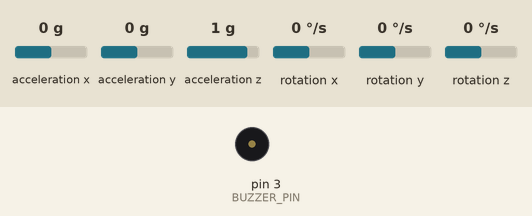
Simulated run of this sketch. Board: Arduino Uno, built with avr-gcc and run on an emulated ATmega328P. On the bench: buzzer (waves = sounding, pin HIGH). Wiring (inferred from the names in the program): MPU-6050 motion sensor at I2C address 0x68. The test bench sets the inputs (shaded band); at power-on: acceleration y 0 g, acceleration x 0 g, acceleration z 1 g, rotation x 0 °/s, rotation y 0 °/s, rotation z 0 °/s. What the sketch prints to the serial monitor is not drawn.

Above: at 3.4 s.
3.5 s: acceleration y set to 0.8 g
5.1 s: acceleration y set to 0.4 g
At 6.9 s:
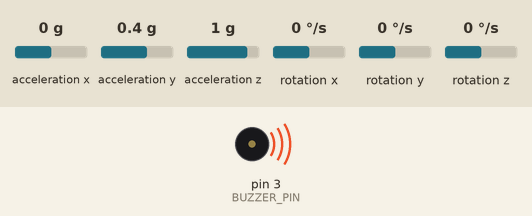
8.1 s: acceleration y set to 0.1 g
At 8.9 s:
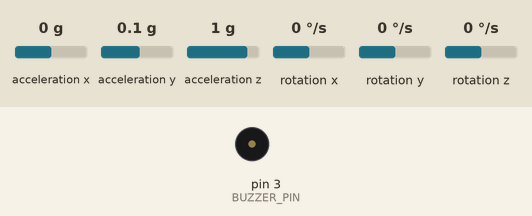
Timing chart, 0 to 11.1 s (numbered marks = the images above; inputs shaded):
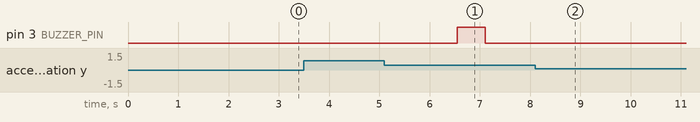

The sketch:

posture_monitor_v2.ino
```cpp
/*
 * Posture Monitor V2 - C7 Vertebrae Mounted Head Position Tracker
 *
 * Hardware:
 *   - MPU6050 (accelerometer + gyroscope)
 *   - Buzzer on pin 3
 *   - Mounted on C7 vertebrae (base of neck)
 *
 * Features:
 *   - Multi-axis position tracking (pitch, roll, yaw rate)
 *   - Configurable alert patterns for different postures
 *   - Timestamped JSON output for future app integration
 *   - Calibration support (neutral position baseline)
 */

#include <Wire.h>

// ============================================================================
// HARDWARE CONFIGURATION
// ============================================================================

// MPU6050 I2C address and registers
#define MPU_ADDR 0x68

// Accelerometer registers (measuring gravity direction)
#define ACCEL_XOUT_H 0x3B  // Roll axis (side tilt)
#define ACCEL_YOUT_H 0x3D  // Pitch axis (forward/back)
#define ACCEL_ZOUT_H 0x3F  // Vertical axis

// Gyroscope registers (measuring rotation rate) - for future use
#define GYRO_XOUT_H 0x43
#define GYRO_YOUT_H 0x45
#define GYRO_ZOUT_H 0x47

// Power management
#define PWR_MGMT_1   0x6B

// Buzzer
#define BUZZER_PIN 3

// ============================================================================
// POSTURE DETECTION PARAMETERS
// ============================================================================

// Forward head posture (tech neck) detection
// NOTE: This is RELATIVE to your calibrated neutral position
// Positive value = head forward from neutral
const float FORWARD_SLOUCH_ANGLE = 15.0;   // Pitch threshold (degrees from neutral)
const float HYSTERESIS = 2.0;              // Deadband to prevent flickering

// Side tilt detection (optional - can be enabled later)
const float SIDE_TILT_ANGLE = 15.0;        // Roll threshold (degrees)
const bool ENABLE_SIDE_TILT_ALERT = false; // Currently disabled

// Timing thresholds
const unsigned long SLOUCH_HOLD_MS = 3000;  // Must maintain bad posture for 3s
const unsigned long BUZZER_DURATION_MS = 500; // Buzzer beep length

// Alert patterns
enum AlertPattern {
  ALERT_NONE = 0,
  ALERT_SINGLE_BEEP = 1,    // Forward slouch
  ALERT_DOUBLE_BEEP = 2,    // Side tilt (future)
  ALERT_TRIPLE_BEEP = 3     // Multiple issues (future)
};

// ============================================================================
// STATE VARIABLES
// ============================================================================

// Calibration offsets (neutral position)
float pitchOffset = 0.0;
float rollOffset = 0.0;

// Posture tracking
unsigned long slouchStartTime = 0;
bool buzzerActive = false;
unsigned long buzzerStartTime = 0;
unsigned long lastAlertTime = 0;  // Track last alert to prevent rapid retriggering
AlertPattern currentAlert = ALERT_NONE;

// Alert cooldown (prevent buzzer from retriggering immediately after finishing)
const unsigned long ALERT_COOLDOWN_MS = 5000;  // 5 seconds between alerts

// Output mode selection
enum OutputMode {
  OUTPUT_SERIAL_PLOTTER,  // Arduino plotter format: "pitch:X roll:Y"
  OUTPUT_JSON             // Structured JSON for app parsing
};
OutputMode outputMode = OUTPUT_JSON;  // Default to JSON for future app

// ============================================================================
// SENSOR READING FUNCTIONS
// ============================================================================

// Read a 16-bit signed value from MPU6050 register
int16_t read16(uint8_t reg) {
  Wire.beginTransmission(MPU_ADDR);
  Wire.write(reg);
  Wire.endTransmission(false);
  Wire.requestFrom(MPU_ADDR, (uint8_t)2);
  int16_t high = Wire.read();
  int16_t low = Wire.read();
  return (high << 8) | low;
}

// Read all accelerometer axes
void readAccelerometer(float &ax, float &ay, float &az) {
  int16_t ax_raw = read16(ACCEL_XOUT_H);
  int16_t ay_raw = read16(ACCEL_YOUT_H);
  int16_t az_raw = read16(ACCEL_ZOUT_H);

  // Convert to g-forces (±2g range: 16384 LSB/g)
  ax = ax_raw / 16384.0;
  ay = ay_raw / 16384.0;
  az = az_raw / 16384.0;
}

// Read gyroscope (for future use - rotation rate)
void readGyroscope(float &gx, float &gy, float &gz) {
  int16_t gx_raw = read16(GYRO_XOUT_H);
  int16_t gy_raw = read16(GYRO_YOUT_H);
  int16_t gz_raw = read16(GYRO_ZOUT_H);

  // Convert to degrees/second (±250°/s range: 131 LSB/°/s)
  gx = gx_raw / 131.0;
  gy = gy_raw / 131.0;
  gz = gz_raw / 131.0;
}

// ============================================================================
// POSTURE CALCULATION
// ============================================================================

// Calculate head position angles from accelerometer
void calculatePosture(float ax, float ay, float az, float &pitch, float &roll) {
  // Pitch: forward/backward tilt (looking down/up)
  // When head goes forward, C7 tilts forward -> pitch increases
  pitch = atan2(ay, az) * 180.0 / PI;

  // Roll: left/right tilt (ear to shoulder)
  roll = atan2(ax, az) * 180.0 / PI;

  // Apply calibration offsets
  pitch -= pitchOffset;
  roll -= rollOffset;
}

// ============================================================================
// ALERT LOGIC
// ============================================================================

// Check if current posture requires alerting
bool checkPosture(float pitch, float roll) {
  bool forwardSlouch = (pitch > FORWARD_SLOUCH_ANGLE);
  bool sideTilt = ENABLE_SIDE_TILT_ALERT && (abs(roll) > SIDE_TILT_ANGLE);

  // Determine alert type
  if (forwardSlouch && sideTilt) {
    currentAlert = ALERT_TRIPLE_BEEP;
    return true;
  } else if (sideTilt) {
    currentAlert = ALERT_DOUBLE_BEEP;
    return true;
  } else if (forwardSlouch) {
    currentAlert = ALERT_SINGLE_BEEP;
    return true;
  } else {
    currentAlert = ALERT_NONE;
    return false;
  }
}

// Generate buzzer pattern based on alert type
void playAlertPattern(AlertPattern pattern) {
  unsigned long elapsed = millis() - buzzerStartTime;

  switch (pattern) {
    case ALERT_SINGLE_BEEP:
      // Single continuous beep
      digitalWrite(BUZZER_PIN, (elapsed < BUZZER_DURATION_MS) ? HIGH : LOW);
      if (elapsed >= BUZZER_DURATION_MS) {
        buzzerActive = false;
      }
      break;

    case ALERT_DOUBLE_BEEP:
      // Two short beeps: ON-OFF-ON-OFF
      if (elapsed < 200) {
        digitalWrite(BUZZER_PIN, HIGH);
      } else if (elapsed < 300) {
        digitalWrite(BUZZER_PIN, LOW);
      } else if (elapsed < 500) {
        digitalWrite(BUZZER_PIN, HIGH);
      } else {
        digitalWrite(BUZZER_PIN, LOW);
        if (elapsed >= 600) buzzerActive = false;
      }
      break;

    case ALERT_TRIPLE_BEEP:
      // Three short beeps
      if (elapsed < 150) {
        digitalWrite(BUZZER_PIN, HIGH);
      } else if (elapsed < 200) {
        digitalWrite(BUZZER_PIN, LOW);
      } else if (elapsed < 350) {
        digitalWrite(BUZZER_PIN, HIGH);
      } else if (elapsed < 400) {
        digitalWrite(BUZZER_PIN, LOW);
      } else if (elapsed < 550) {
        digitalWrite(BUZZER_PIN, HIGH);
      } else {
        digitalWrite(BUZZER_PIN, LOW);
        if (elapsed >= 650) buzzerActive = false;
      }
      break;

    default:
      digitalWrite(BUZZER_PIN, LOW);
      buzzerActive = false;
      break;
  }
}

// ============================================================================
// OUTPUT FUNCTIONS
// ============================================================================

void outputSerialPlotter(float pitch, float roll, float yawRate, bool alerting) {
  Serial.print("pitch:");
  Serial.print(pitch, 2);
  Serial.print(" roll:");
  Serial.print(roll, 2);
  Serial.print(" yaw_rate:");
  Serial.print(yawRate, 2);
  Serial.print(" threshold:");
  Serial.print(FORWARD_SLOUCH_ANGLE);
  Serial.print(" alert:");
  Serial.println(alerting ? 1 : 0);
}

void outputJSON(float pitch, float roll, float yawRate, bool alerting) {
  Serial.print("{");
  Serial.print("\"timestamp\":");
  Serial.print(millis());
  Serial.print(",\"pitch\":");
  Serial.print(pitch, 2);
  Serial.print(",\"pitch_raw\":");
  Serial.print(pitch + pitchOffset, 2);  // Show raw angle before calibration
  Serial.print(",\"roll\":");
  Serial.print(roll, 2);
  Serial.print(",\"yaw_rate\":");
  Serial.print(yawRate, 2);
  Serial.print(",\"threshold\":");
  Serial.print(FORWARD_SLOUCH_ANGLE, 1);
  Serial.print(",\"forward_slouch\":");
  Serial.print((pitch > FORWARD_SLOUCH_ANGLE) ? "true" : "false");
  Serial.print(",\"alert_active\":");
  Serial.print(alerting ? "true" : "false");
  Serial.print(",\"alert_type\":");
  Serial.print(currentAlert);
  Serial.println("}");
}

// ============================================================================
// CALIBRATION
// ============================================================================

// Calibrate neutral position (run at startup or on command)
void calibrate() {
  const int samples = 50;
  float pitch_sum = 0;
  float roll_sum = 0;

  Serial.println("{\"status\":\"calibrating\",\"message\":\"Hold neutral position...\"}");

  for (int i = 0; i < samples; i++) {
    float ax, ay, az;
    readAccelerometer(ax, ay, az);

    float pitch = atan2(ay, az) * 180.0 / PI;
    float roll = atan2(ax, az) * 180.0 / PI;

    pitch_sum += pitch;
    roll_sum += roll;

    delay(20);
  }

  pitchOffset = pitch_sum / samples;
  rollOffset = roll_sum / samples;

  Serial.print("{\"status\":\"calibrated\",\"pitch_offset\":");
  Serial.print(pitchOffset, 2);
  Serial.print(",\"roll_offset\":");
  Serial.print(rollOffset, 2);
  Serial.println("}");
}

// ============================================================================
// SETUP & MAIN LOOP
// ============================================================================

void setup() {
  Serial.begin(115200);
  Wire.begin();

  pinMode(BUZZER_PIN, OUTPUT);
  digitalWrite(BUZZER_PIN, LOW);

  // Wake up MPU6050
  Wire.beginTransmission(MPU_ADDR);
  Wire.write(PWR_MGMT_1);
  Wire.write(0);  // Clear sleep bit
  Wire.endTransmission();

  delay(100);  // Let sensor stabilize

  Serial.println("{\"status\":\"initialized\",\"version\":\"v2\",\"device\":\"posture_monitor\"}");

  // Auto-calibrate on startup
  delay(1000);
  calibrate();
}

void loop() {
  unsigned long now = millis();

  // Read sensors
  float ax, ay, az;
  readAccelerometer(ax, ay, az);

  float gx, gy, gz;
  readGyroscope(gx, gy, gz);

  // Calculate posture angles
  float pitch, roll;
  calculatePosture(ax, ay, az, pitch, roll);

  // Yaw rate from gyroscope (head rotation speed)
  float yawRate = gz;  // degrees per second

  // Check if current posture is problematic
  bool inBadPosture = checkPosture(pitch, roll);

  // ---- TIME-BASED ALERT LOGIC ----
  if (inBadPosture) {
    // Start timing if this is a new slouch episode
    if (slouchStartTime == 0) {
      slouchStartTime = now;
    }

    // Trigger alert if held long enough AND cooldown period has passed
    if (!buzzerActive && (now - slouchStartTime >= SLOUCH_HOLD_MS)) {
      // Check if enough time has passed since last alert
      if (now - lastAlertTime >= ALERT_COOLDOWN_MS) {
        buzzerActive = true;
        buzzerStartTime = now;
        lastAlertTime = now;
      }
    }
  } else {
    // Reset timer when posture improves
    slouchStartTime = 0;
  }

  // ---- HYSTERESIS TURN-OFF ----
  // Only turn off buzzer if significantly better than threshold
  // (pitch must go BELOW threshold minus hysteresis)
  if (buzzerActive && !inBadPosture && pitch < (FORWARD_SLOUCH_ANGLE - HYSTERESIS)) {
    buzzerActive = false;
    digitalWrite(BUZZER_PIN, LOW);
  }

  // ---- BUZZER CONTROL ----
  if (buzzerActive) {
    playAlertPattern(currentAlert);
  }

  // ---- DATA OUTPUT ----
  if (outputMode == OUTPUT_JSON) {
    outputJSON(pitch, roll, yawRate, buzzerActive);
  } else {
    outputSerialPlotter(pitch, roll, yawRate, buzzerActive);
  }

  delay(100);  // 10 Hz update rate
}
```

Measured:
- the behaviour switches between 0.3 and 0.2 g on acceleration y (found by bisection; images 1 and 2)
- after the input at 3.5 s, every drawn part: stays the same
- after the input at 8.1 s, pin 3 (BUZZER_PIN): stays LOW (without the input it goes to HIGH after 3.5 s)
